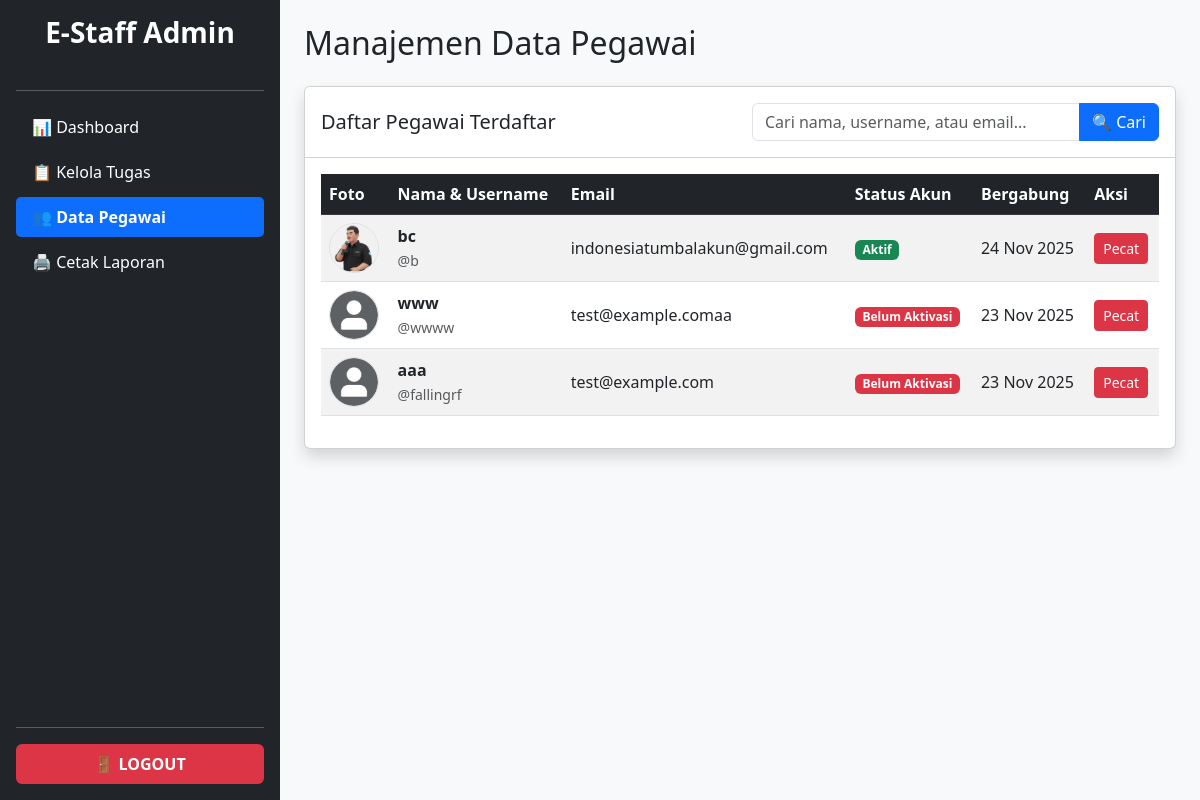
Page /admin/staff-data.php (signed in) on the committed database.
### tables this page shows
CREATE TABLE `users` (
  `id` int(11) NOT NULL,
  `username` varchar(50) NOT NULL,
  `email` varchar(100) NOT NULL,
  `password` varchar(255) NOT NULL,
  `nama_lengkap` varchar(100) NOT NULL,
  `role` enum('admin','staff') DEFAULT 'staff',
  `foto_profil` varchar(255) DEFAULT 'default.png',
  `is_active` tinyint(1) DEFAULT 0,
  `activation_code` varchar(255) DEFAULT NULL,
  `created_at` timestamp NOT NULL DEFAULT current_timestamp()
);

### admin/staff-data.php (the view, shortened to what this page needs)
<?php
include('../config/koneksi.php');
$keyword = "";
if(isset($_GET['cari'])){
    $keyword = mysqli_real_escape_string($koneksi, $_GET['cari']);
    $query = mysqli_query($koneksi, "SELECT * FROM users WHERE role='staff' AND (nama_lengkap LIKE '%$keyword%' OR username LIKE '%$keyword%' OR email LIKE '%$keyword%') ORDER BY created_at DESC");
} else {
    $query = mysqli_query($koneksi, "SELECT * FROM users WHERE role='staff' ORDER BY created_at DESC");
}
?>
<!DOCTYPE html>
<html lang="id">
<head>
    <link href="https://cdn.jsdelivr.net/npm/bootstrap@5.3.0/dist/css/bootstrap.min.css" rel="stylesheet">
</head>
<body>
<div class="d-flex">
    <?php
    $page = 'staff';
    include('sidebar.php');
    ?>
    <div class="bg-light p-4 content">
        <h2 class="mb-4">Manajemen Data Pegawai</h2>
        <div class="card shadow">
            <div class="card-header bg-white py-3">
                <div class="row align-items-center">
                    <div class="col-md-6">
                        <h5 class="mb-0">Daftar Pegawai Terdaftar</h5>
                    </div>
                    <div class="col-md-6">
                        <form action="" method="GET">
                            <div class="input-group">
                                <input type="text" name="cari" class="form-control" placeholder="Cari nama, username, atau email..." value="<?php echo $keyword; ?>" required>
                                <button type="submit" class="btn btn-primary">🔍 Cari</button>
                            </div>
                        </form>
                    </div>
                </div>
            </div>
            <div class="card-body">
                <table class="table table-striped align-middle">
                    <thead class="table-dark">
                        <tr>
                            <th>Foto</th>
                            <th>Nama & Username</th>
                            <th>Email</th>
                            <th>Status Akun</th>
                            <th>Bergabung</th>
                            <th>Aksi</th>
                        </tr>
                    </thead>
                    <tbody>
                        <?php
                        if(mysqli_num_rows($query) > 0) {
                            while($row = mysqli_fetch_assoc($query)){
                        ?>
                        <tr>
                            <td>
                                <?php
                                    $foto = $row['foto_profil'];
                                ?>
                                <img src="../assets/img/<?php echo $foto; ?>" class="rounded-circle border" width="50" height="50" style="object-fit: cover;">
                            </td>
                            <td>
                                <strong><?php echo $row['nama_lengkap']; ?></strong><br>
                                <small class="text-muted">@<?php echo $row['username']; ?></small>
                            </td>
                            <td><?php echo $row['email']; ?></td>
                            <td>
                                <?php if($row['is_active'] == 1){ ?>
                                    <span class="badge bg-success">Aktif</span>
                                <?php } else { ?>
                                    <span class="badge bg-danger">Belum Aktivasi</span>
                                <?php } ?>
                            </td>
                            <td><?php echo date('d M Y', strtotime($row['created_at'])); ?></td>
                            <td>
                                <a href="staff-data.php?hapus=<?php echo $row['id']; ?>" class="btn btn-sm btn-danger" onclick="return confirm('Yakin ingin menghapus pegawai ini? Semua data tugas & absensinya akan hilang permanen!')">Pecat</a>
                            </td>
                        </tr>
                        <?php
                            }
                        } else {
                            echo "<tr><td colspan='6' class='text-center py-4 text-muted'>
                                    <h5>Data tidak ditemukan.</h5>
                                    <p>Coba kata kunci lain.</p>
                                  </td></tr>";
                        }
                        ?>
                    </tbody>
                </table>
            </div>
        </div>
    </div>
</div>
</body>
</html>

### admin/sidebar.php (shortened to what this page needs)
<div class="bg-dark text-white p-3 sidebar d-flex flex-column">
    <h3 class="mb-4 text-center fw-bold">E-Staff Admin</h3>
    <hr>
    <ul class="nav flex-column mb-auto">
        <li class="nav-item">
            <a href="index.php" class="nav-link <?php if($page == 'dashboard'){ echo 'active'; } ?>">
                📊 Dashboard
            </a>
        </li>
        <li class="nav-item">
            <a href="tugas.php" class="nav-link <?php if($page == 'tugas'){ echo 'active'; } ?>">
                📋 Kelola Tugas
            </a>
        </li>
        <li class="nav-item">
            <a href="staff-data.php" class="nav-link <?php if($page == 'staff'){ echo 'active'; } ?>">
                👥 Data Pegawai
            </a>
        </li>
        <li class="nav-item">
            <a href="cetak-laporan.php" target="_blank" class="nav-link">
                🖨️ Cetak Laporan
            </a>
        </li>
    </ul>
    <hr>
    <div class="dropdown">
        <a href="../auth/logout.php" class="d-flex align-items-center text-white text-decoration-none p-2 bg-danger rounded justify-content-center">
            <strong>🚪 LOGOUT</strong>
        </a>
    </div>
</div>

### admin/staff-data.php (style rules this page uses)
.content { width: 100%; }

### admin/sidebar.php (style rules this page uses)
.sidebar { min-height: 100vh; width: 280px; flex-shrink: 0; }
.nav-link { color: white; margin-bottom: 5px; }
.nav-link.active { background-color: #0d6efd; color: white; border-radius: 5px; font-weight: bold; }

### rows in the picture
users: foto_profil (picture), nama_lengkap "bc", username "b", email "indonesiatumbalakun@gmail.com", is_active "Aktif", created_at "24 Nov 2025"
users: foto_profil (placeholder picture), nama_lengkap "www", username "wwww", email "test@example.comaa", is_active "Belum Aktivasi", created_at "23 Nov 2025"
users: foto_profil (placeholder picture), nama_lengkap "aaa", username "fallingrf", email "test@example.com", is_active "Belum Aktivasi", created_at "23 Nov 2025"
